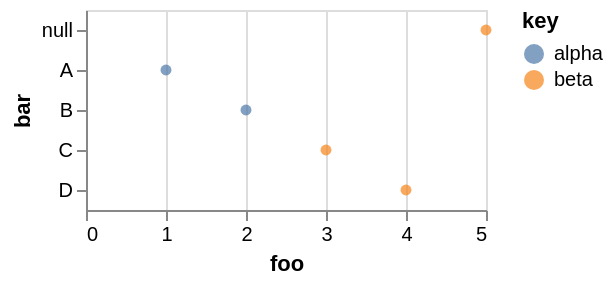

The specification (Vega-Lite) saved for this image:
### Vega specification from a JSON file in a GitHub repository (floating-point values rounded to 4 significant figures)
{"$schema": "https://vega.github.io/schema/vega/v5.json", "autosize": "pad", "background": "white", "padding": 5, "width": 200, "style": "cell", "data": [{"name": "source_0", "values": [{"key": "alpha", "foo": [1, 2], "bar": ["A", "B"]}, {"key": "beta", "foo": [3, 4, 5], "bar": ["C", "D"]}]}, {"name": "data_0", "source": "source_0", "transform": [{"type": "flatten", "fields": ["foo", "bar"], "as": ["foo", "bar"]}, {"type": "filter", "expr": "datum[\"foo\"] !== null && isFinite(datum[\"foo\"])"}]}], "signals": [{"name": "y_step", "value": 20}, {"name": "height", "update": "bandspace(domain('y').length, 1, 0.5) * y_step"}], "marks": [{"name": "marks", "type": "symbol", "style": ["circle"], "from": {"data": "data_0"}, "encode": {"update": {"opacity": {"value": 0.7}, "fill": {"scale": "color", "field": "key"}, "x": {"scale": "x", "field": "foo"}, "y": {"scale": "y", "field": "bar"}, "shape": {"value": "circle"}}}}], "scales": [{"name": "x", "type": "linear", "domain": {"data": "data_0", "field": "foo"}, "range": [0, {"signal": "width"}], "nice": true, "zero": true}, {"name": "y", "type": "point", "domain": {"data": "data_0", "field": "bar", "sort": true}, "range": {"step": {"signal": "y_step"}}, "padding": 0.5}, {"name": "color", "type": "ordinal", "domain": {"data": "data_0", "field": "key", "sort": true}, "range": "category"}], "axes": [{"scale": "x", "orient": "bottom", "gridScale": "y", "grid": true, "tickCount": {"signal": "ceil(width/40)"}, "domain": false, "labels": false, "maxExtent": 0, "minExtent": 0, "ticks": false, "zindex": 0}, {"scale": "x", "orient": "bottom", "grid": false, "title": "foo", "labelFlush": true, "labelOverlap": true, "tickCount": {"signal": "ceil(width/40)"}, "zindex": 0}, {"scale": "y", "orient": "left", "grid": false, "title": "bar", "zindex": 0}], "legends": [{"fill": "color", "gradientLength": {"signal": "clamp(height, 64, 200)"}, "symbolType": "circle", "title": "key", "encode": {"symbols": {"update": {"opacity": {"value": 0.7}}}}}], "config": {"background": "white"}}
